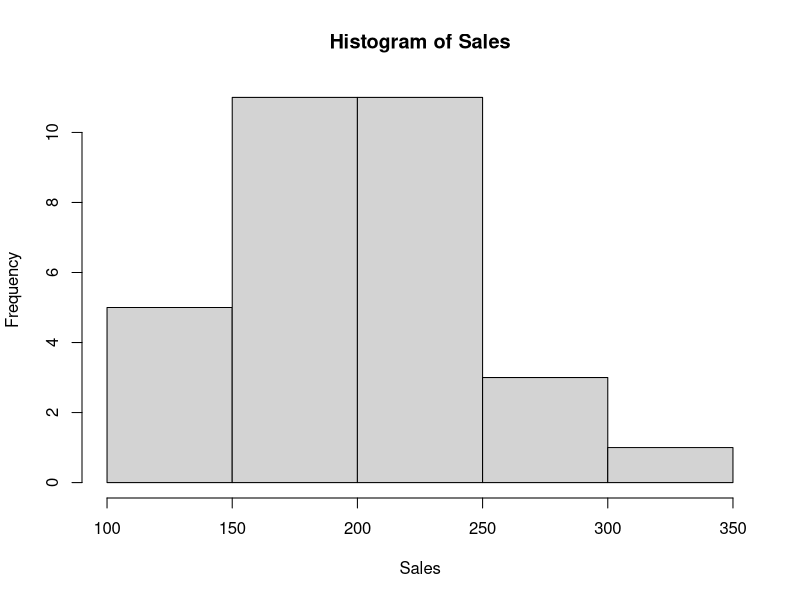
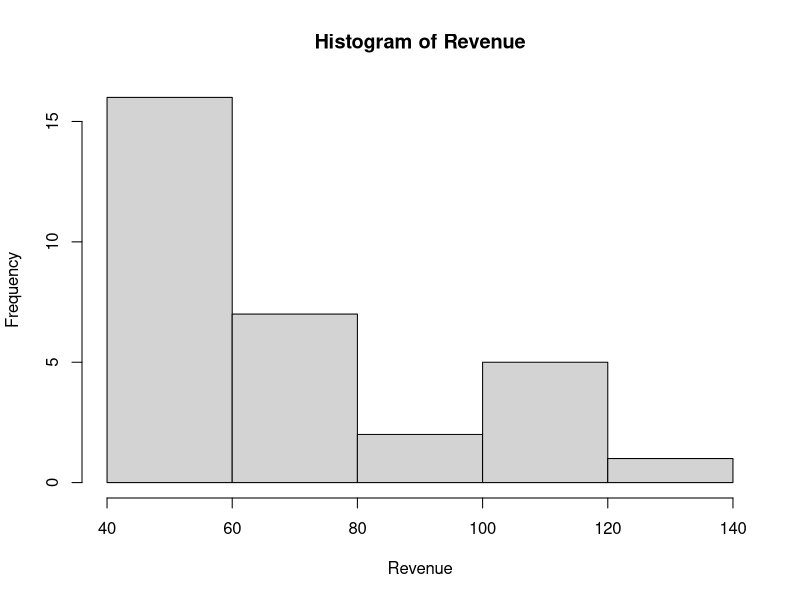

Here is the R script that generated these plots, in order:
# Microsoft: DAT101x Data Science Orientation

lemonade <- read.csv("Lemonade2016.csv", header = T)
lemonade

attach(lemonade)

summary(lemonade)
sum(Sales)
sum(Revenue)

hist(Sales)
hist(Revenue)
